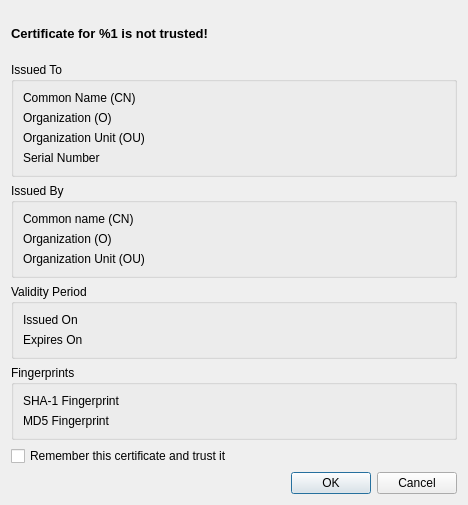
<?xml version="1.0" encoding="UTF-8"?>
<ui version="4.0">
 <class>CertificateTrustDialog</class>
 <widget class="QDialog" name="CertificateTrustDialog">
  <property name="geometry">
   <rect>
    <x>0</x>
    <y>0</y>
    <width>468</width>
    <height>505</height>
   </rect>
  </property>
  <property name="windowTitle">
   <string>Untrusted certificate</string>
  </property>
  <property name="windowIcon">
   <iconset resource="../HaveClip.qrc">
    <normaloff>:/gfx/icon.png</normaloff>:/gfx/icon.png</iconset>
  </property>
  <layout class="QVBoxLayout" name="verticalLayout">
   <item>
    <widget class="QLabel" name="errorLabel">
     <property name="text">
      <string>&lt;!DOCTYPE HTML PUBLIC &quot;-//W3C//DTD HTML 4.0//EN&quot; &quot;http://www.w3.org/TR/REC-html40/strict.dtd&quot;&gt;
&lt;html&gt;&lt;head&gt;&lt;meta name=&quot;qrichtext&quot; content=&quot;1&quot; /&gt;&lt;style type=&quot;text/css&quot;&gt;
p, li { white-space: pre-wrap; }
&lt;/style&gt;&lt;/head&gt;&lt;body style=&quot; font-family:'Sans'; font-size:10pt; font-weight:400; font-style:normal;&quot;&gt;
&lt;p style=&quot; margin-top:0px; margin-bottom:0px; margin-left:0px; margin-right:0px; -qt-block-indent:0; text-indent:0px;&quot;&gt;&lt;span style=&quot; font-weight:600;&quot;&gt;Certificate for %1 is not trusted!&lt;/span&gt;&lt;/p&gt;&lt;/body&gt;&lt;/html&gt;</string>
     </property>
     <property name="textInteractionFlags">
      <set>Qt::LinksAccessibleByMouse|Qt::TextSelectableByKeyboard|Qt::TextSelectableByMouse</set>
     </property>
    </widget>
   </item>
   <item>
    <widget class="QGroupBox" name="groupBox">
     <property name="title">
      <string>Issued To</string>
     </property>
     <layout class="QGridLayout" name="gridLayout" columnstretch="0,1" columnminimumwidth="200,0">
      <item row="0" column="0">
       <widget class="QLabel" name="label">
        <property name="text">
         <string>Common Name (CN)</string>
        </property>
       </widget>
      </item>
      <item row="0" column="1">
       <widget class="QLabel" name="toCommonNameLabel">
        <property name="text">
         <string/>
        </property>
        <property name="textInteractionFlags">
         <set>Qt::LinksAccessibleByMouse|Qt::TextSelectableByKeyboard|Qt::TextSelectableByMouse</set>
        </property>
       </widget>
      </item>
      <item row="1" column="0">
       <widget class="QLabel" name="label_2">
        <property name="text">
         <string>Organization (O)</string>
        </property>
       </widget>
      </item>
      <item row="1" column="1">
       <widget class="QLabel" name="toOrgLabel">
        <property name="text">
         <string/>
        </property>
        <property name="textInteractionFlags">
         <set>Qt::LinksAccessibleByMouse|Qt::TextSelectableByKeyboard|Qt::TextSelectableByMouse</set>
        </property>
       </widget>
      </item>
      <item row="2" column="0">
       <widget class="QLabel" name="label_3">
        <property name="text">
         <string>Organization Unit (OU)</string>
        </property>
       </widget>
      </item>
      <item row="2" column="1">
       <widget class="QLabel" name="toOrgUnitLabel">
        <property name="text">
         <string/>
        </property>
        <property name="textInteractionFlags">
         <set>Qt::LinksAccessibleByMouse|Qt::TextSelectableByKeyboard|Qt::TextSelectableByMouse</set>
        </property>
       </widget>
      </item>
      <item row="3" column="0">
       <widget class="QLabel" name="label_4">
        <property name="text">
         <string>Serial Number</string>
        </property>
       </widget>
      </item>
      <item row="3" column="1">
       <widget class="QLabel" name="serialLabel">
        <property name="text">
         <string/>
        </property>
        <property name="textInteractionFlags">
         <set>Qt::LinksAccessibleByMouse|Qt::TextSelectableByKeyboard|Qt::TextSelectableByMouse</set>
        </property>
       </widget>
      </item>
     </layout>
    </widget>
   </item>
   <item>
    <widget class="QGroupBox" name="groupBox_2">
     <property name="title">
      <string>Issued By</string>
     </property>
     <layout class="QGridLayout" name="gridLayout_2" columnstretch="0,1" columnminimumwidth="200,0">
      <item row="0" column="0">
       <widget class="QLabel" name="label_5">
        <property name="text">
         <string>Common name (CN)</string>
        </property>
       </widget>
      </item>
      <item row="0" column="1">
       <widget class="QLabel" name="byCommonNameLabel">
        <property name="text">
         <string/>
        </property>
        <property name="textInteractionFlags">
         <set>Qt::LinksAccessibleByMouse|Qt::TextSelectableByKeyboard|Qt::TextSelectableByMouse</set>
        </property>
       </widget>
      </item>
      <item row="1" column="0">
       <widget class="QLabel" name="label_6">
        <property name="text">
         <string>Organization (O)</string>
        </property>
       </widget>
      </item>
      <item row="1" column="1">
       <widget class="QLabel" name="byOrgLabel">
        <property name="text">
         <string/>
        </property>
        <property name="textInteractionFlags">
         <set>Qt::LinksAccessibleByMouse|Qt::TextSelectableByKeyboard|Qt::TextSelectableByMouse</set>
        </property>
       </widget>
      </item>
      <item row="2" column="0">
       <widget class="QLabel" name="label_7">
        <property name="text">
         <string>Organization Unit (OU)</string>
        </property>
       </widget>
      </item>
      <item row="2" column="1">
       <widget class="QLabel" name="byOrgUnitLabel">
        <property name="text">
         <string/>
        </property>
        <property name="textInteractionFlags">
         <set>Qt::LinksAccessibleByMouse|Qt::TextSelectableByKeyboard|Qt::TextSelectableByMouse</set>
        </property>
       </widget>
      </item>
     </layout>
    </widget>
   </item>
   <item>
    <widget class="QGroupBox" name="groupBox_3">
     <property name="title">
      <string>Validity Period</string>
     </property>
     <layout class="QGridLayout" name="gridLayout_3" columnstretch="0,1" columnminimumwidth="200,0">
      <item row="0" column="0">
       <widget class="QLabel" name="label_8">
        <property name="text">
         <string>Issued On</string>
        </property>
       </widget>
      </item>
      <item row="0" column="1">
       <widget class="QLabel" name="issuedOnLabel">
        <property name="text">
         <string/>
        </property>
        <property name="textInteractionFlags">
         <set>Qt::LinksAccessibleByMouse|Qt::TextSelectableByKeyboard|Qt::TextSelectableByMouse</set>
        </property>
       </widget>
      </item>
      <item row="1" column="0">
       <widget class="QLabel" name="label_9">
        <property name="text">
         <string>Expires On</string>
        </property>
       </widget>
      </item>
      <item row="1" column="1">
       <widget class="QLabel" name="expiresLabel">
        <property name="text">
         <string/>
        </property>
        <property name="textInteractionFlags">
         <set>Qt::LinksAccessibleByMouse|Qt::TextSelectableByKeyboard|Qt::TextSelectableByMouse</set>
        </property>
       </widget>
      </item>
     </layout>
    </widget>
   </item>
   <item>
    <widget class="QGroupBox" name="groupBox_4">
     <property name="title">
      <string>Fingerprints</string>
     </property>
     <layout class="QGridLayout" name="gridLayout_4" columnstretch="0,1" columnminimumwidth="200,0">
      <item row="0" column="0">
       <widget class="QLabel" name="label_10">
        <property name="text">
         <string>SHA-1 Fingerprint</string>
        </property>
       </widget>
      </item>
      <item row="0" column="1">
       <widget class="QLabel" name="sha1FingerLabel">
        <property name="text">
         <string/>
        </property>
        <property name="textInteractionFlags">
         <set>Qt::LinksAccessibleByMouse|Qt::TextSelectableByKeyboard|Qt::TextSelectableByMouse</set>
        </property>
       </widget>
      </item>
      <item row="1" column="0">
       <widget class="QLabel" name="label_11">
        <property name="text">
         <string>MD5 Fingerprint</string>
        </property>
       </widget>
      </item>
      <item row="1" column="1">
       <widget class="QLabel" name="md5FingerLabel">
        <property name="text">
         <string/>
        </property>
        <property name="textInteractionFlags">
         <set>Qt::LinksAccessibleByMouse|Qt::TextSelectableByKeyboard|Qt::TextSelectableByMouse</set>
        </property>
       </widget>
      </item>
     </layout>
    </widget>
   </item>
   <item>
    <widget class="QCheckBox" name="rememberCheckBox">
     <property name="text">
      <string>Remember this certificate and trust it</string>
     </property>
    </widget>
   </item>
   <item>
    <widget class="QDialogButtonBox" name="buttonBox">
     <property name="orientation">
      <enum>Qt::Horizontal</enum>
     </property>
     <property name="standardButtons">
      <set>QDialogButtonBox::Cancel|QDialogButtonBox::Ok</set>
     </property>
    </widget>
   </item>
  </layout>
 </widget>
 <resources>
  <include location="../HaveClip.qrc"/>
 </resources>
 <connections>
  <connection>
   <sender>buttonBox</sender>
   <signal>accepted()</signal>
   <receiver>CertificateTrustDialog</receiver>
   <slot>accept()</slot>
   <hints>
    <hint type="sourcelabel">
     <x>248</x>
     <y>254</y>
    </hint>
    <hint type="destinationlabel">
     <x>157</x>
     <y>274</y>
    </hint>
   </hints>
  </connection>
  <connection>
   <sender>buttonBox</sender>
   <signal>rejected()</signal>
   <receiver>CertificateTrustDialog</receiver>
   <slot>reject()</slot>
   <hints>
    <hint type="sourcelabel">
     <x>316</x>
     <y>260</y>
    </hint>
    <hint type="destinationlabel">
     <x>286</x>
     <y>274</y>
    </hint>
   </hints>
  </connection>
 </connections>
</ui>
